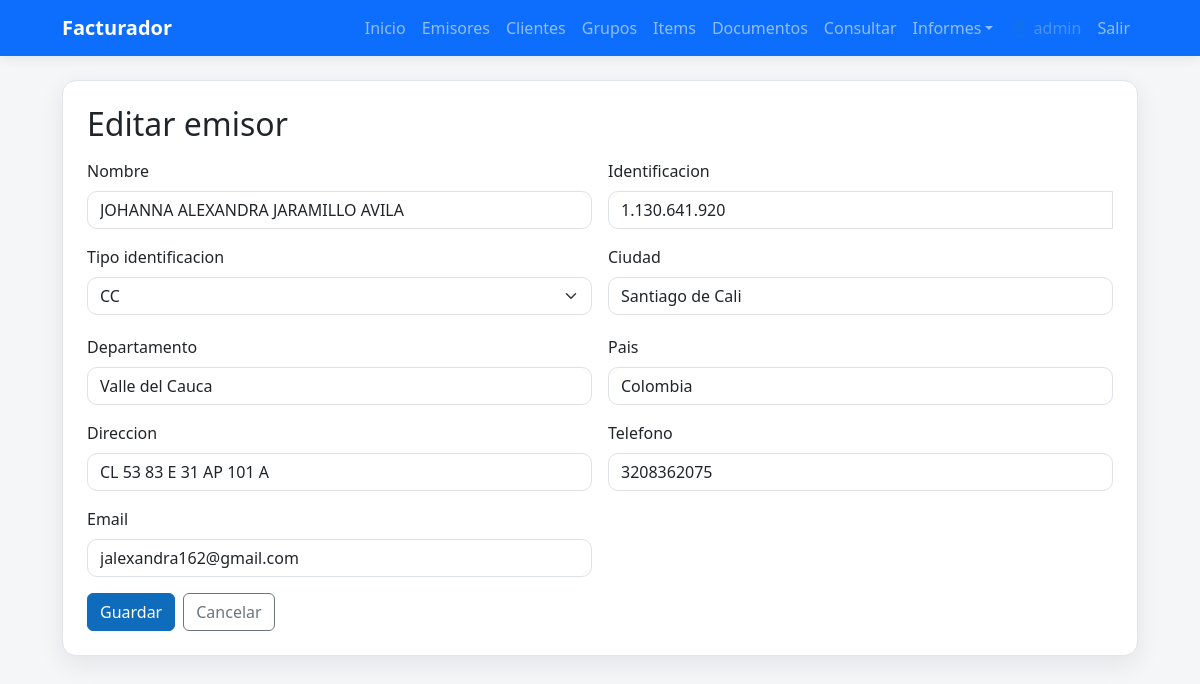
/emisores/editar/2 (signed in), run on the app's committed database.
### tables this page shows
CREATE TABLE emisores (
            id INTEGER PRIMARY KEY AUTOINCREMENT,
            nombre TEXT NOT NULL,
            identificacion TEXT NOT NULL,
            ciudad TEXT NOT NULL DEFAULT '',
            departamento TEXT NOT NULL DEFAULT '',
            pais TEXT NOT NULL DEFAULT 'Colombia',
            direccion TEXT,
            telefono TEXT,
            email TEXT
        , tipo_identificacion TEXT NOT NULL DEFAULT 'NIT');

### app.py (the view)
@app.get("/emisores/editar/{emisor_id}", response_class=HTMLResponse)
def emisores_edit_form(request: Request, emisor_id: int):
    conn = get_db()
    cur = conn.cursor()
    cur.execute("SELECT * FROM emisores WHERE id = ?", (emisor_id,))
    emisor = cur.fetchone()
    conn.close()
    return templates.TemplateResponse(
        "emisor_form.html",
        {"request": request, "emisor": emisor, "error": None},
    )

### templates/emisor_form.html (shortened to what this page needs)
{% extends "base.html" %}
{% block content %}
<div class="card p-4">
    <h2 class="mb-3">{% if emisor %}Editar{% else %}Crear{% endif %} emisor</h2>
    <form method="post" class="row g-3">
        <div class="col-md-6">
            <label class="form-label">Nombre</label>
            <input type="text" name="nombre" class="form-control" value="{{ emisor.nombre if emisor else '' }}" placeholder="Nombre del emisor" required>
        </div>
        <div class="col-md-6">
            <label class="form-label">Identificacion</label>
            <div class="input-group">
                <input type="text" name="identificacion" class="form-control id-co nit-id" value="{{ emisor.identificacion if emisor else '' }}" placeholder="NIT o documento" required>
            </div>
        </div>
        <div class="col-md-6">
            <label class="form-label">Tipo identificacion</label>
            <select name="tipo_identificacion" class="form-select tipo-id">
                <option value="CC" {% if emisor and emisor.tipo_identificacion == 'CC' %}selected{% endif %}>CC</option>
            </select>
        </div>
        <div class="col-md-6">
            <label class="form-label">Ciudad</label>
            <input type="text" name="ciudad" id="ciudad-input" list="ciudades-list" class="form-control" value="{{ emisor.ciudad if emisor else '' }}" placeholder="Ciudad" required>
        </div>
        <div class="col-md-6">
            <label class="form-label">Departamento</label>
            <input type="text" name="departamento" id="departamento-input" class="form-control" value="{{ emisor.departamento if emisor else '' }}" readonly>
        </div>
        <div class="col-md-6">
            <label class="form-label">Pais</label>
            <input type="text" name="pais" class="form-control" value="{{ emisor.pais if emisor and emisor.pais else 'Colombia' }}" required>
        </div>
        <div class="col-md-6">
            <label class="form-label">Direccion</label>
            <input type="text" name="direccion" class="form-control" value="{{ emisor.direccion if emisor else '' }}" placeholder="Direccion">
        </div>
        <div class="col-md-6">
            <label class="form-label">Telefono</label>
            <input type="text" name="telefono" class="form-control" value="{{ emisor.telefono if emisor else '' }}" placeholder="Telefono">
        </div>
        <div class="col-md-6">
            <label class="form-label">Email</label>
            <input type="email" name="email" class="form-control" value="{{ emisor.email if emisor else '' }}" placeholder="correo@dominio.com">
        </div>
        <div class="col-12 d-flex gap-2">
            <button type="submit" class="btn btn-primary">Guardar</button>
            <a href="/emisores" class="btn btn-outline-secondary">Cancelar</a>
        </div>
    </form>
</div>
{% endblock %}

### static/styles.css (style rules this page uses)
:root { --ms-blue: #0f6cbd; --ms-blue-dark: #0b5a9c; --ms-bg: #f5f6f8; --ms-card: #ffffff; --ms-border: #e1e4e8; }
body { font-family: "Segoe UI", Tahoma, Arial, sans-serif; background-color: var(--ms-bg); color: #1b1f23; }
.card { border: 1px solid var(--ms-border); border-radius: 14px; box-shadow: 0 8px 24px rgba(15, 23, 42, 0.08); }
.btn-primary { background-color: var(--ms-blue); border-color: var(--ms-blue); }
.form-control, .form-select { border-radius: 10px; }

### data on the page
emisores: nombre "JOHANNA ALEXANDRA JARAMILLO AVILA", identificacion "1.130.641.920", tipo_identificacion "CC", ciudad "Santiago de Cali", departamento "Valle del Cauca", pais "Colombia", direccion "CL 53 83 E 31 AP 101 A", telefono "3208362075", email "jalexandra162@gmail.com"

### other printed values
{{ u.user.username }} "admin"
